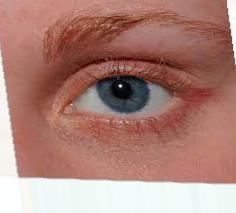
#> input picture dataset_output/Mata_Normal/asli_nor_0_1.jpg, 236 x 213 px
$ python pipeline_pcd.py
#> lines starting #> are read from the running program, lines starting #| are printed output that depends on the picture; after the words box and inside, x2 and y2 are one past the last pixel; in counts of white or black regions, pixels touching at a corner belong together
# -- FUNGSI FILE --
# fungsi file untuk memberikan visual pipeline (Citra Asli + Grayscale + Filtering + ROI/Segmentasi + Histogram + Edge Detection + Morfologi)

import cv2
import os

# folder input (data yang sudah di augmentasi) dan folder hasil pipeline
input_base = 'dataset_output'
pipeline_base = 'dataset_pipeline'
categories = ['Mata_Normal', 'Mata_Katarak']

if not os.path.exists(pipeline_base):
    os.makedirs(pipeline_base)

for category in categories:
    path = os.path.join(input_base, category)
    save_path = os.path.join(pipeline_base, category)
    if not os.path.exists(save_path): os.makedirs(save_path)

    print(f"Sedang memproses Visual Pipeline: {category}...")

    # proses semua 200 foto per kategori
    for filename in os.listdir(path):
        img = cv2.imread(os.path.join(path, filename))
#> img is the input picture: shape (213, 236, 3); mean B, G, R 119.9, 129.5, 173.2
        if img is None: continue

        # 1. Grayscale
        gray = cv2.cvtColor(img, cv2.COLOR_BGR2GRAY)
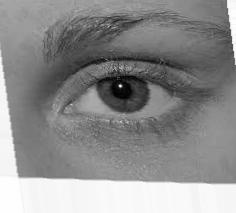
#> gray: shape (213, 236); min 0, max 255, mean 141.5

        # 2. Histogram Equalization
        equ = cv2.equalizeHist(gray)
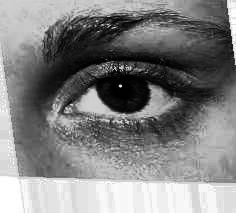
#> equ: shape (213, 236); min 0, max 255, mean 129

        # 3. Edge Detection
        edges = cv2.Canny(equ, 100, 200)
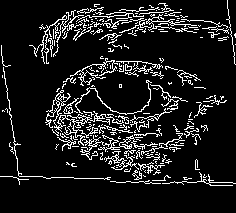
#> edges: shape (213, 236); 11.2% white in thin lines or dots, all inside (x1, y1, x2, y2) = (0, 0, 236, 186)

        # Simpan hasil
        cv2.imwrite(os.path.join(save_path, f"gray_{filename}"), gray)
        cv2.imwrite(os.path.join(save_path, f"equ_{filename}"), equ)
        cv2.imwrite(os.path.join(save_path, f"edge_{filename}"), edges)
#> pass 2 of the loop `for category in categories:`:
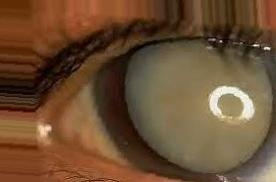
#> input picture dataset_output/Mata_Katarak/asli_cat_0_1.jpg, 276 x 182 px
#> img is the input picture: shape (182, 276, 3); mean B, G, R 50.7, 78, 108.5
#> gray: shape (182, 276)
#> `equ = cv2.equalizeHist(gray)`:
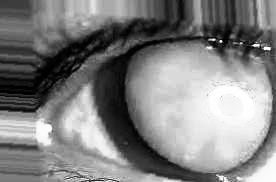
#> equ: shape (182, 276); min 0, max 255, mean 128.6
#> `edges = cv2.Canny(equ, 100, 200)`:
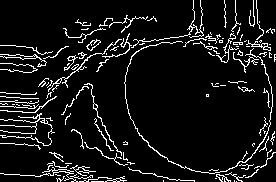
#> edges: shape (182, 276); 8.5% white in thin lines or dots

print("Visual Pipeline Selesai! Cek folder 'dataset_pipeline'.")
